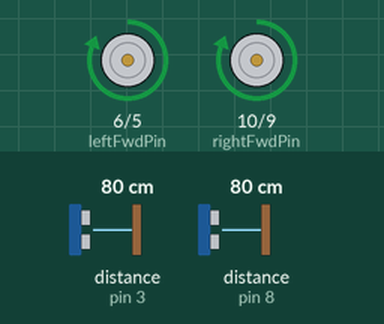
Recording of a sketch running on a simulated Arduino Uno, built with avr-gcc and run on an emulated ATmega328P. On the bench: motor-driver pin pairs drawn as motors (green arrow = first pin HIGH = forward, orange = second pin HIGH = backward, longer = more drive). Wiring (inferred from the names in the program): 2 × ultrasonic range finder: trigger pin 2, echo pin 3 / trigger pin 7, echo pin 8. Inputs (shaded band) come from the test bench; at power-on: distance to the obstacle (sensors on pin 3, pin 8) 80 cm. The echo pulse lasts 58.3 µs per cm.

Above: at 9.2 s.
9.3 s: distance to the obstacle (sensor on pin 3) set to 13 cm
10.8 s: distance to the obstacle (sensor on pin 3) set to 10 cm
At 11.8 s:
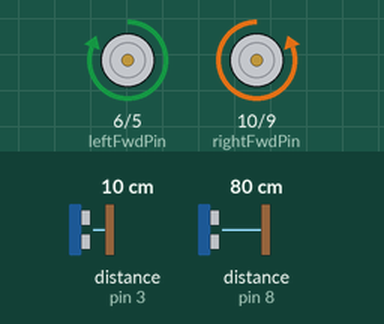
12.3 s: distance to the obstacle (sensor on pin 3) set to 18 cm
At 12.6 s:
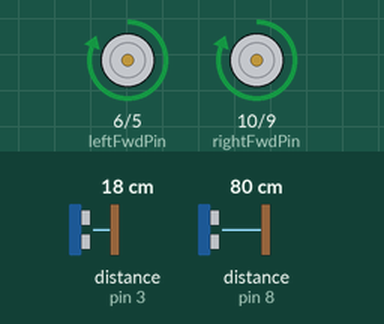
13.8 s: distance to the obstacle (sensor on pin 3) set to 2 cm
At 14.1 s:
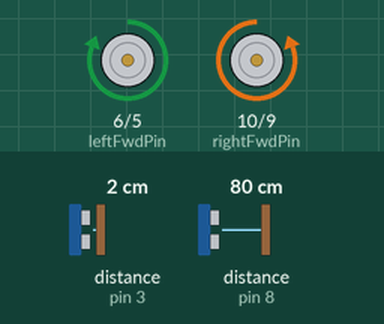
Timing chart, 0 to 16.3 s (numbered marks = the images above; inputs shaded):
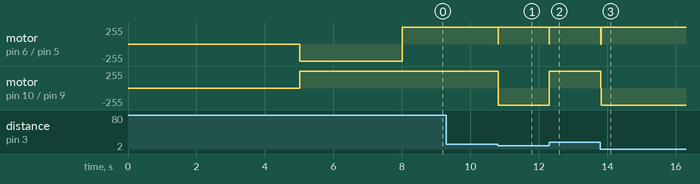

The sketch:

prox-sensor-test.ino
```cpp
#define trigPinFwd 7
#define echoPinFwd 8
#define trigPinRight 2
#define echoPinRight 3
#define leftFwdPin 6
#define leftBackPin 5
#define rightFwdPin 10
#define rightBackPin 9

long getDistanceFwd() {
  long duration;
  digitalWrite(trigPinFwd, HIGH);
  delayMicroseconds(15);
  digitalWrite(trigPinFwd, LOW);
  return (((pulseIn(echoPinFwd, HIGH)) / 2) / 29.1);

}

long getDistanceRight() {
  long duration;
  digitalWrite(trigPinRight, HIGH);
  delayMicroseconds(15);
  digitalWrite(trigPinRight, LOW);
  return (((pulseIn(echoPinRight, HIGH)) / 2) / 29.1);

}

void allStop() {
  digitalWrite(leftFwdPin, LOW);
  digitalWrite(rightFwdPin, LOW);
  digitalWrite(leftBackPin, LOW);
  digitalWrite(rightBackPin, LOW);
  delay(10);}

void goForward() {
  digitalWrite(leftFwdPin, HIGH);
  digitalWrite(rightFwdPin, HIGH);

}

void turnRight() {
  digitalWrite(rightFwdPin, HIGH);
  digitalWrite(leftBackPin, HIGH);

}
void turnLeft() {
  digitalWrite(leftFwdPin, HIGH);
  digitalWrite(rightBackPin, HIGH);
}


void setup() {
  pinMode(trigPinFwd, OUTPUT);
  pinMode(trigPinRight, OUTPUT);

  pinMode(leftFwdPin, OUTPUT);
  pinMode(leftBackPin, OUTPUT);
  pinMode(rightFwdPin, OUTPUT);
  pinMode(rightBackPin, OUTPUT);

  pinMode(echoPinFwd, INPUT);
  pinMode(echoPinRight, INPUT);
  digitalWrite(trigPinFwd, LOW);
  digitalWrite(trigPinRight, LOW);

  allStop();
  delay(5000);
  digitalWrite(rightFwdPin, HIGH);
  digitalWrite(leftBackPin, HIGH);

  delay(3000);

  digitalWrite(leftBackPin, LOW);


}

void loop() {

  goForward();

  if ((getDistanceFwd() <= 20) && (getDistanceRight() <= 10)) {
      allStop();
      while ((getDistanceFwd() <= 20) || (getDistanceRight() <= 10))  {
        turnLeft();
      }
      allStop();
    }

  else if (getDistanceRight() <= 10) {
    allStop();
    while (getDistanceRight() <= 10) {
      turnLeft();
    }
    allStop();
  }

  else if (getDistanceFwd() <= 20) {
    allStop();
    while (getDistanceFwd() <= 20)  {
      turnRight();
    }
    allStop();
  }
}
```

Measured:
- the behaviour switches between 12 and 11 cm on distance to the obstacle (sensor on pin 3) (found by bisection; images 0 and 1)
- after the input at 9.3 s, every drawn part: stays the same
- after the input at 10.8 s, motor on pin 6 (leftFwdPin) / pin 5 (leftBackPin): forward 255/255 → stopped at once, → forward 255/255 0.01 s later; motor on pin 10 (rightFwdPin) / pin 9 (rightBackPin): forward 255/255 → backward 255/255 at once
- after the input at 12.3 s, motor on pin 6 (leftFwdPin) / pin 5 (leftBackPin): forward 255/255 → stopped at once, → forward 255/255 0.01 s later; motor on pin 10 (rightFwdPin) / pin 9 (rightBackPin): backward 255/255 → forward 255/255 at once
- after the input at 13.8 s, motor on pin 6 (leftFwdPin) / pin 5 (leftBackPin): forward 255/255 → stopped at once, → forward 255/255 0.01 s later; motor on pin 10 (rightFwdPin) / pin 9 (rightBackPin): forward 255/255 → backward 255/255 at once
